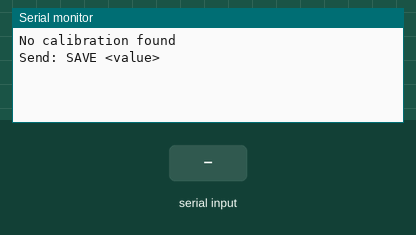
The sketch below on a simulated Raspberry Pi Pico. Parts: the last lines printed to the serial monitor. The test bench sets the inputs (shaded band). EEPROM starts erased.

Above: at 1.2 s.
1.3 s: "SAVE 1\n" received over Serial
At 2.5 s:
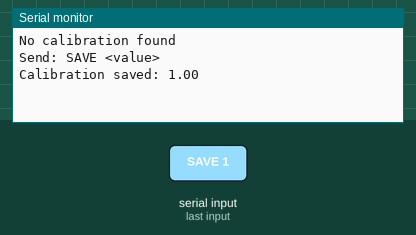
2.8 s: "SAVE 150\n" received over Serial
At 3.9 s:
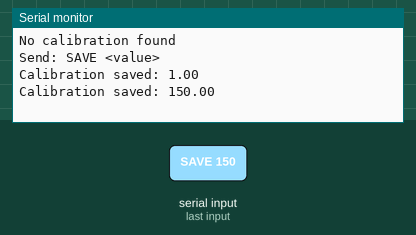

The sketch:

misc_148.ino
```cpp
// snippet: misc_148
// tags: misc, millis, nonblocking, eeprom
// boards: avr, esp32, megaavr, romi32u4, rp2040
// library: EEPROM
// description: EEPROM storage: on SAVE <value> command, store calibration float to EEPROM using EEPROM.put()
// prompts: eeprom, storage, command, store, calibration, float
// verified: compile-only
// source: kd-generated (id 148)
// exact-include: EEPROM.h

#include <EEPROM.h>

float calValue = 0.0f;
const int MAGIC_ADDR = 0;   // magic byte at address 0
const int CAL_ADDR   = 1;   // float at address 1
const byte MAGIC_BYTE = 0xAB;

void saveCalibration(float value) {
  EEPROM.put(CAL_ADDR, value);  // EEPROM: write any type/struct (handles size)
  EEPROM.write(MAGIC_ADDR, MAGIC_BYTE);  // mark as valid
}

bool loadCalibration() {
  byte magic;
  EEPROM.get(MAGIC_ADDR, magic);  // EEPROM: read any type/struct
  if (magic == MAGIC_BYTE) {
    EEPROM.get(CAL_ADDR, calValue);  // EEPROM: read any type/struct
    return true;
  }
  return false;
}

void setup() {
  Serial.begin(9600);
  if (!loadCalibration()) {
    Serial.println("No calibration found");
    calValue = 0.0f;
  } else {
    Serial.print("Loaded calibration value: ");
    Serial.println(calValue);
  }
  Serial.println("Send: SAVE <value>");
}

void loop() {
  if (Serial.available() > 0) {
    String command = Serial.readStringUntil('\n');
    command.trim();

    if (command.startsWith("SAVE")) {
      int spaceIdx = command.indexOf(' ');
      if (spaceIdx > 0) {
        float newCalValue = command.substring(spaceIdx + 1).toFloat();
        saveCalibration(newCalValue);
        calValue = newCalValue;
        Serial.print("Calibration saved: ");
        Serial.println(calValue);
      }
    }
  }
}
```

Measured:
- after the input at 1.3 s, the serial monitor: prints a new line at once (image 1)
- after the input at 2.8 s, the serial monitor: prints a new line at once (image 2)
